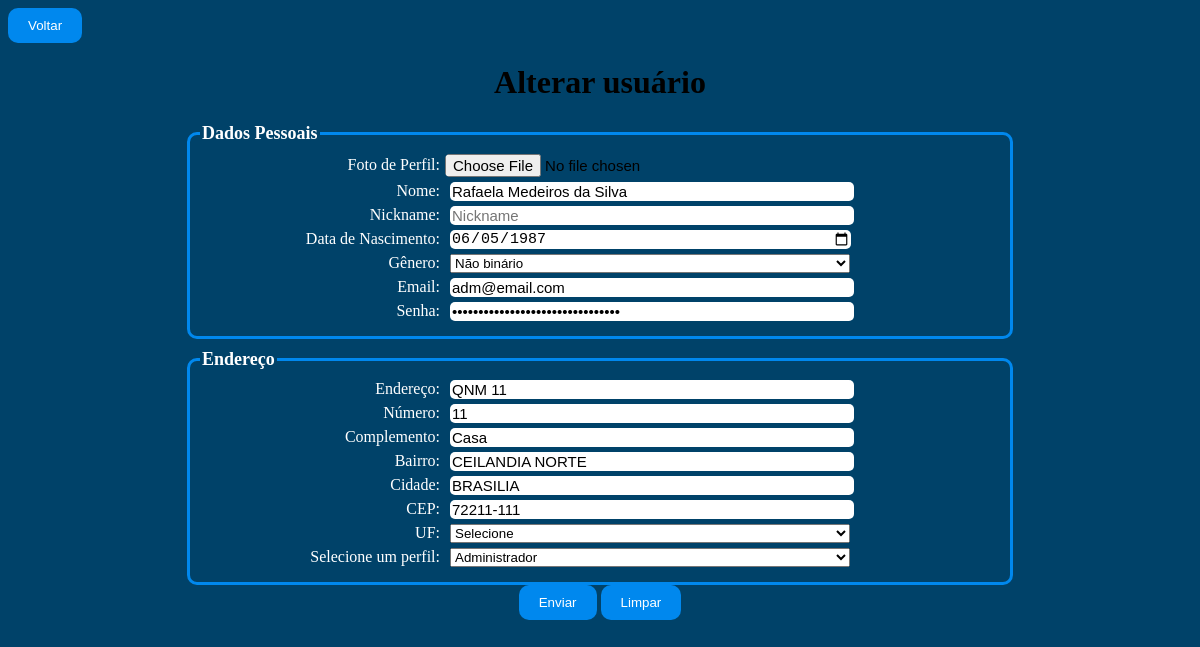
/view/alterar_usuario.php?id_usuario=1 (signed in), run on the app's committed database.
### tables this page shows
CREATE TABLE IF NOT EXISTS `usuario` (
  `id_usuario` INT(11) NOT NULL AUTO_INCREMENT,
  `nome_usu` VARCHAR(100) NOT NULL,
  `nickname_usu` VARCHAR(100) NULL DEFAULT NULL,
  `dt_de_nasci_usu` DATE NULL DEFAULT NULL,
  `genero_usu` ENUM('masculino', 'feminino', 'naoBinario', 'naoDeclarar') NOT NULL COMMENT 'Masculino, Feminino, Não Binário, Não Declarar',
  `email_usu` VARCHAR(100) NOT NULL,
  `senha_usu` VARCHAR(60) NOT NULL,
  `situacao_usu` VARCHAR(50) NULL DEFAULT 'Ativo' COMMENT 'Ativo, Inativo ou Bloqueado\\n',
  `foto_usu` VARCHAR(50) NULL DEFAULT NULL,
  `telefone` VARCHAR(20) NULL DEFAULT NULL,
  `cpf_cnpj` VARCHAR(14) NULL DEFAULT NULL,
  `endereco` VARCHAR(70) NULL DEFAULT NULL,
  `numero` CHAR(7) NULL DEFAULT NULL,
  `complemento` VARCHAR(15) NULL DEFAULT NULL,
  `bairro` VARCHAR(70) NULL DEFAULT NULL,
  `cidade` VARCHAR(70) NULL DEFAULT NULL,
  `cep` VARCHAR(15) NULL DEFAULT NULL,
  `uf` CHAR(2) NULL DEFAULT NULL,
  `fk_id_perfil` INT(11) NOT NULL,
  PRIMARY KEY (`id_usuario`, `fk_id_perfil`),
  INDEX `fk_usuario_perfil_usu1_idx` (`fk_id_perfil` ASC) ,
  CONSTRAINT `fk_usuario_perfil_usu1`
    FOREIGN KEY (`fk_id_perfil`)
    REFERENCES `perfil` (`id_perfil`)
    ON DELETE NO ACTION
    ON UPDATE NO ACTION);

### model/conexao.php (called while the page is built)
<?php
class Conexao{
    private static $conexao;
    public static function getInstance(){
        if(!isset(self::$conexao)){
            try{
                $options = array(
                    PDO::ATTR_PERSISTENT => true,
                    PDO::MYSQL_ATTR_INIT_COMMAND => 'SET NAMES UTF8;',
                    PDO::ATTR_ERRMODE => PDO::ERRMODE_EXCEPTION
                );
                self::$conexao = new PDO('mysql:host=localhost;dbname=cine_community','root','', $options);
                self::$conexao->setAttribute(PDO::ATTR_ERRMODE, PDO::ERRMODE_EXCEPTION);
            }catch(PDOException $exc){
                echo "Houve um erro ao se conectar com o Banco de Dados ".$exc->getMessage();
            }
        }
        return self::$conexao;
    }
}
?>

### model/dao/UsuarioDAO.php (called while the page is built, shortened)
<?php
require_once __DIR__ . '/../conexao.php';
require_once __DIR__ . '/../dto/UsuarioDTO.php';
class UsuarioDAO
{
    public $pdo;
    public function __construct()
    {
        $this->pdo = Conexao::getInstance();
    }
    public function recuperarPorID($id)
    {
        try {
            $sql = "SELECT * FROM usuario WHERE id_usuario=?";
            $stmt = $this->pdo->prepare($sql);
            $stmt->bindValue(1, $id);
            $stmt->execute();
            $usuarioFetch = $stmt->fetch(PDO::FETCH_ASSOC);
            if ($usuarioFetch != null) {
                $usuario = new UsuarioDTO();
                $usuario->setId_usuario($usuarioFetch["id_usuario"]);
                $usuario->setNome_usu($usuarioFetch["nome_usu"]);
                $usuario->setNickname_usu($usuarioFetch["nickname_usu"]);
                $usuario->setGenero_usu($usuarioFetch["genero_usu"]);
                $usuario->setDt_de_nasci_usu($usuarioFetch["dt_de_nasci_usu"]);
                $usuario->setEmail_usu($usuarioFetch["email_usu"]);
                $usuario->setSenha_usu($usuarioFetch["senha_usu"]);
                $usuario->setFoto_usu($usuarioFetch["foto_usu"]);
                $usuario->setTelefone($usuarioFetch["telefone"]);
                $usuario->setCpf_cnpj($usuarioFetch["cpf_cnpj"]);
                $usuario->setEndereco($usuarioFetch["endereco"]);
                $usuario->setNumero($usuarioFetch["numero"]);
                $usuario->setComplemento($usuarioFetch["complemento"]);
                $usuario->setBairro($usuarioFetch["bairro"]);
                $usuario->setCidade($usuarioFetch["cidade"]);
                $usuario->setCep($usuarioFetch["cep"]);
                $usuario->setfk_id_perfil($usuarioFetch["fk_id_perfil"]);
                $usuario->setSituacao_usu($usuarioFetch["situacao_usu"]);
                return $usuario;
            }
            return null;
        } catch (PDOException $e) {
            echo $e->getMessage();
            die();
        }
    }
}

### model/dto/UsuarioDTO.php (called while the page is built, shortened)
<?php
class  UsuarioDTO {
    private $nome_usu;
    private $nickname_usu;
    private $dt_de_nasci_usu;
    private $genero_usu;
    private $email_usu;
    private $senha_usu;
    private $foto_usu;
    private $endereco;
    private $numero;
    private $complemento;
    private $bairro;
    private $cidade;
    private $cep;
    public function getNome_usu() {
        return $this->nome_usu;
    }
    public function getNickname_usu() {
        return $this->nickname_usu;
    }
    public function getGenero_usu() {
        return $this->genero_usu;
    }
    public function getDt_de_nasci_usu() {
        return $this->dt_de_nasci_usu;
    }
    public function getEmail_usu() {
        return $this->email_usu;
    }
    public function getSenha_usu() {
        return $this->senha_usu;
    }
    public function getFoto_usu() {
        return $this->foto_usu;
    }
    public function getEndereco() {
        return $this->endereco;
    }
    public function getNumero() {
        return $this->numero;
    }
    public function getComplemento() {
        return $this->complemento;
    }
    public function getBairro() {
        return $this->bairro;
    }
    public function getCidade() {
        return $this->cidade;
    }
    public function getCep() {
        return $this->cep;
    }
    public function setNome_usu($nome_usu) {
        $this->nome_usu = $nome_usu;
    }
    public function setNickname_usu($nickname_usu) {
        $this->nickname_usu = $nickname_usu;
    }
    public function setGenero_usu($genero_usu) {
        $this->genero_usu	 = $genero_usu;
    }
    public function setDt_de_nasci_usu($dt_de_nasci_usu) {
        $this->dt_de_nasci_usu = $dt_de_nasci_usu;
    }
    public function setEmail_usu($email_usu) {
        $this->email_usu = $email_usu;
    }
    public function setSenha_usu($senha_usu) {
        $this->senha_usu = $senha_usu;
    }
    public function setFoto_usu($foto_usu) {
        $this->foto_usu = $foto_usu;
    }
    public function setEndereco($endereco) {
        $this->endereco = $endereco;
    }
    public function setNumero($numero) {
        $this->numero = $numero;
    }
    public function setComplemento($complemento) {
        $this->complemento = $complemento;
    }
    public function setBairro($bairro) {
        $this->bairro = $bairro;
    }
    public function setCidade($cidade) {
        $this->cidade = $cidade;
    }
    public function setCep($cep) {
        $this->cep = $cep;
    }
}

### view/alterar_usuario.php (the view, shortened to what this page needs)
<!DOCTYPE html>
<html lang="pt-br">
<head>
    <link rel="stylesheet" href="../css/stylecadastrar.css">
</head>
<body>
    <?php
    require_once '../model/dao/UsuarioDAO.php';
    require_once '../model/dto/UsuarioDTO.php';
    $usuarioDAO = new UsuarioDAO();
    if (isset($_GET["id_usuario"])) {
        $id = $_GET["id_usuario"];
        $usuario = $usuarioDAO->recuperarPorID($id);
        if ($usuario != null) {
    ?>
          <button onclick="javascript:history.go(-1)" class="botao">Voltar</button>
            <center>
                <h1>Alterar usuário</h1>
                <form action="../control/control_alterar_usuario.php" method="POST">
                    <fieldset>
                        <legend>Dados Pessoais</legend>
                        <div class="inputBox">
                            <label for="foto_usu">Foto de Perfil:</label>
                            <input type="file" name="foto_usu" id="foto_usu" value="<?= $usuario->getFoto_usu(); ?>"  >
                        </div>
                        <div class="inputBox">
                            <label for="nome_usu">Nome:</label>
                            <input placeholder="Nome" type="text" name="nome_usu" id="nome_usu" value="<?= $usuario->getNome_usu(); ?>" required>
                        </div>
                        <div class="inputBox">
                            <label for="nickname_usu">Nickname:</label>
                            <input placeholder="Nickname" type="text" name="nickname_usu" id="nickname_usu" value="<?= $usuario->getNickname_usu(); ?>" required>
                        </div>
                        <div class="inputBox">
                            <label for="dt_de_nasci_usu">Data de Nascimento:</label>
                            <input placeholder="Data de Nascimento" type="date" name="dt_de_nasci_usu" id="dt_de_nasci_usu" value="<?= $usuario->getDt_de_nasci_usu(); ?>" required>
                        </div>
                        <div class="inputBox">
                            <label for="genero_usu">Gênero:</label>
                            <select id="genero_usu" name="genero_usu">
                                <option value="naoBinario" <?= ($usuario->getGenero_usu() == 'naoBinario') ? 'selected' : ''; ?>>Não binário</option>
                            </select>
                        </div>
                        <div class="inputBox">
                            <label for="email_usu">Email:</label>
                            <input placeholder="Email" type="email" name="email_usu" id="email_usu" value="<?= $usuario->getEmail_usu(); ?>" value="<?= $usuario->getEmail_usu(); ?>" required>
                        </div>
                        <div class="inputBox">
                            <label for="senha_usu">Senha:</label>
                            <input placeholder="Senha" type="password" name="senha_usu" id="senha_usu" value="<?= $usuario->getSenha_usu(); ?>" required>
                        </div>
                    </fieldset>
                    <fieldset>
                        <legend>Endereço</legend>
                        <div class="inputBox">
                            <label for="endereco">Endereço:</label>
                            <input placeholder="Endereço" type="text" name="endereco" id="endereco" value="<?= $usuario->getEndereco(); ?>" required>
                        </div>
                        <div class="inputBox">
                            <label for="numero">Número:</label>
                            <input placeholder="Número" type="text" name="numero" id="numero" value="<?= $usuario->getNumero(); ?>" required>
                        </div>
                        <div class="inputBox">
                            <label for="complemento">Complemento:</label>
                            <input placeholder="Complemento" type="text" name="complemento" id="complemento" value="<?= $usuario->getComplemento(); ?>" required>
                        </div>
                        <div class="inputBox">
                            <label for="bairro">Bairro:</label>
                            <input placeholder="Bairro" type="text" name="bairro" id="bairro" value="<?= $usuario->getBairro(); ?>" required>
                        </div>
                        <div class="inputBox">
                            <label for="cidade">Cidade:</label>
                            <input placeholder="Cidade" type="text" name="cidade" id="cidade" value="<?= $usuario->getCidade(); ?>" required>
                        </div>
                        <div class="inputBox">
                            <label for="cep">CEP:</label>
                            <input placeholder="CEP" type="text" name="cep" id="cep" value="<?= $usuario->getCep(); ?>" required>
                        </div>
                        <div class="inputBox">
                            <label for="uf">UF:</label>
                            <select id="uf" name="uf">
                                <option value="0">Selecione</option>
                            </select>
                        </div>
                    <div class="inputBox">
                        <label for="fk_id_perfil">Selecione um perfil:</label>
                        <?php
                        if (isset($_SESSION['id_perfil']) && $_SESSION['id_perfil'] == 1){
                            echo '
                         <select id="fk_id_perfil" name="fk_id_perfil" required>
                         <option value="1">Administrador</option>
                         <option value="2">Moderador</option>
                         <option value="3">Colecionador</option>
                         <option value="4">Usuário</option>
                         </select>';
                        } elseif (isset($_SESSION['id_perfil']) && $_SESSION['id_perfil'] == 3 || $_SESSION['id_perfil'] == 4) {
                            echo '
                            <select id="fk_id_perfil" name="fk_id_perfil" required>
                                <option value="4">Usuário</option>
                                <option value="3">Colecionador</option>
                            </select>';
                        }else{
                            echo '
                         <select id="fk_id_perfil" name="fk_id_perfil" required>
                            <option value="2">Moderador</option>
                         </select>';
                        }
                        ?>
                    </div>
                    </fieldset>
                    <input type="submit" onclick="funCad()" value="Enviar" class="botao">
                    <input type="reset" value="Limpar" class="botao">
                </form>
            </center>
    <?php
        } else {
            echo "Usuário não encontrado.";
        }
    }
    ?>
</body>
</html>

### css/stylecadastrar.css (style rules this page uses)
body { background-color: #004269; }
fieldset { margin-top: 10px; padding: 10px; border: 3px solid #08ef; border-radius: 10px; width: 800px; }
legend { font-weight: bold; font-size: 18px; color: #fff; }
label { display: inline-block; width: 120px; text-align: right; margin-right: 5px; color: #fff; }
input[type="text"], input[type="email"], input[type="date"], input[type="password"], input[type="file"], input[type="tel"] { width: 200px; font-size: 15px; border-radius: 5px; border: none; }
.inputBox { margin-bottom: 5px; }
fieldset .inputBox { display: flex; align-items: center; }
fieldset .inputBox label { flex-basis: 30%; }
fieldset .inputBox input[type="text"], fieldset .inputBox input[type="date"], fieldset .inputBox input[type="email"], fieldset .inputBox input[type="password"], fieldset.inputBox input[type="radio"], fieldset .inputBox select { flex-basis: 50%; margin-left: 5px; }
.botao { margin-top: 0px; background-color: #08ef; color: #fff; border: none; padding: 10px 20px; cursor: pointer; border-radius: 10px; }

### data on the page
usuario: nome_usu "Rafaela Medeiros da Silva", dt_de_nasci_usu "06/05/1987", genero_usu "Não binário", email_usu "adm@email.com", endereco "QNM 11", numero "11", complemento "Casa", bairro "CEILANDIA NORTE", cidade "BRASILIA", cep "72211-111"
